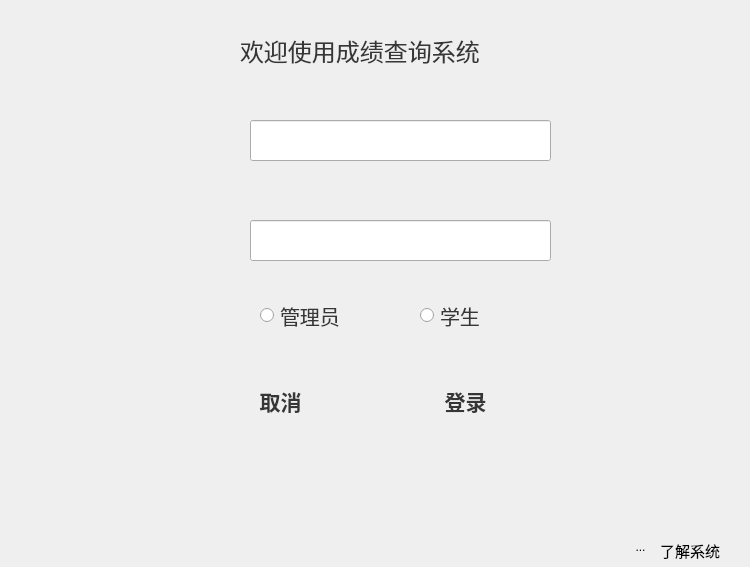
<?xml version="1.0" encoding="UTF-8"?>
<ui version="4.0">
 <class>MainWindow</class>
 <widget class="QMainWindow" name="MainWindow">
  <property name="geometry">
   <rect>
    <x>0</x>
    <y>0</y>
    <width>750</width>
    <height>567</height>
   </rect>
  </property>
  <property name="windowTitle">
   <string>MainWindow</string>
  </property>
  <widget class="QWidget" name="centralWidget">
   <widget class="QLabel" name="label">
    <property name="geometry">
     <rect>
      <x>240</x>
      <y>30</y>
      <width>311</width>
      <height>41</height>
     </rect>
    </property>
    <property name="font">
     <font>
      <pointsize>18</pointsize>
     </font>
    </property>
    <property name="styleSheet">
     <string notr="true">color:rgb(54, 54, 54)</string>
    </property>
    <property name="text">
     <string>欢迎使用成绩查询系统</string>
    </property>
   </widget>
   <widget class="QLabel" name="label_2">
    <property name="geometry">
     <rect>
      <x>190</x>
      <y>120</y>
      <width>51</width>
      <height>51</height>
     </rect>
    </property>
    <property name="text">
     <string/>
    </property>
    <property name="textFormat">
     <enum>Qt::RichText</enum>
    </property>
    <property name="pixmap">
     <pixmap>:/img/下载.jpg</pixmap>
    </property>
    <property name="scaledContents">
     <bool>true</bool>
    </property>
    <property name="alignment">
     <set>Qt::AlignCenter</set>
    </property>
    <property name="wordWrap">
     <bool>false</bool>
    </property>
   </widget>
   <widget class="QLabel" name="label_3">
    <property name="geometry">
     <rect>
      <x>190</x>
      <y>220</y>
      <width>51</width>
      <height>51</height>
     </rect>
    </property>
    <property name="text">
     <string/>
    </property>
    <property name="pixmap">
     <pixmap>:/img/下载 (1).jpg</pixmap>
    </property>
    <property name="scaledContents">
     <bool>true</bool>
    </property>
   </widget>
   <widget class="QLineEdit" name="username">
    <property name="geometry">
     <rect>
      <x>250</x>
      <y>120</y>
      <width>301</width>
      <height>41</height>
     </rect>
    </property>
    <property name="font">
     <font>
      <pointsize>15</pointsize>
     </font>
    </property>
    <property name="clearButtonEnabled">
     <bool>false</bool>
    </property>
   </widget>
   <widget class="QLineEdit" name="password">
    <property name="geometry">
     <rect>
      <x>250</x>
      <y>220</y>
      <width>301</width>
      <height>41</height>
     </rect>
    </property>
    <property name="font">
     <font>
      <pointsize>15</pointsize>
     </font>
    </property>
   </widget>
   <widget class="QRadioButton" name="radioButton_addmin">
    <property name="geometry">
     <rect>
      <x>260</x>
      <y>300</y>
      <width>101</width>
      <height>31</height>
     </rect>
    </property>
    <property name="font">
     <font>
      <pointsize>15</pointsize>
     </font>
    </property>
    <property name="styleSheet">
     <string notr="true">color:rgb(54, 54, 54)</string>
    </property>
    <property name="text">
     <string>管理员</string>
    </property>
   </widget>
   <widget class="QRadioButton" name="radioButton_stu">
    <property name="geometry">
     <rect>
      <x>420</x>
      <y>300</y>
      <width>81</width>
      <height>31</height>
     </rect>
    </property>
    <property name="font">
     <font>
      <pointsize>15</pointsize>
     </font>
    </property>
    <property name="styleSheet">
     <string notr="true">color:rgb(54, 54, 54)</string>
    </property>
    <property name="text">
     <string>学生</string>
    </property>
   </widget>
   <widget class="QPushButton" name="pushButton_cannel">
    <property name="geometry">
     <rect>
      <x>220</x>
      <y>380</y>
      <width>121</width>
      <height>41</height>
     </rect>
    </property>
    <property name="font">
     <font>
      <pointsize>16</pointsize>
      <weight>75</weight>
      <bold>true</bold>
     </font>
    </property>
    <property name="styleSheet">
     <string notr="true">color:rgb(54, 54, 54)</string>
    </property>
    <property name="text">
     <string>取消</string>
    </property>
    <property name="default">
     <bool>true</bool>
    </property>
    <property name="flat">
     <bool>true</bool>
    </property>
   </widget>
   <widget class="QPushButton" name="pushButton_login">
    <property name="geometry">
     <rect>
      <x>400</x>
      <y>380</y>
      <width>131</width>
      <height>41</height>
     </rect>
    </property>
    <property name="font">
     <font>
      <family>Agency FB</family>
      <pointsize>16</pointsize>
      <weight>75</weight>
      <italic>false</italic>
      <bold>true</bold>
     </font>
    </property>
    <property name="styleSheet">
     <string notr="true">color:rgb(54, 54, 54)</string>
    </property>
    <property name="text">
     <string>登录</string>
    </property>
    <property name="autoDefault">
     <bool>false</bool>
    </property>
    <property name="default">
     <bool>true</bool>
    </property>
    <property name="flat">
     <bool>true</bool>
    </property>
   </widget>
   <widget class="QToolButton" name="toolButton">
    <property name="geometry">
     <rect>
      <x>620</x>
      <y>530</y>
      <width>41</width>
      <height>34</height>
     </rect>
    </property>
    <property name="styleSheet">
     <string notr="true">QToolButton{
min-height:20;
border-style:solid;
border-top-left-radius:2px;
border-top-right-radius:2px;

}</string>
    </property>
    <property name="text">
     <string>...</string>
    </property>
    <property name="autoRaise">
     <bool>false</bool>
    </property>
    <property name="arrowType">
     <enum>Qt::NoArrow</enum>
    </property>
   </widget>
   <widget class="QLabel" name="label_4">
    <property name="geometry">
     <rect>
      <x>660</x>
      <y>540</y>
      <width>81</width>
      <height>21</height>
     </rect>
    </property>
    <property name="font">
     <font>
      <pointsize>11</pointsize>
     </font>
    </property>
    <property name="text">
     <string>了解系统</string>
    </property>
   </widget>
   <widget class="QLabel" name="label_5">
    <property name="geometry">
     <rect>
      <x>0</x>
      <y>-10</y>
      <width>751</width>
      <height>611</height>
     </rect>
    </property>
    <property name="font">
     <font>
      <weight>75</weight>
      <bold>true</bold>
     </font>
    </property>
    <property name="text">
     <string/>
    </property>
    <property name="pixmap">
     <pixmap resource="background.qrc">:/new/prefix1/img/u=3644447688,4249624897&amp;fm=26&amp;fmt=auto.webp</pixmap>
    </property>
    <property name="scaledContents">
     <bool>true</bool>
    </property>
   </widget>
   <zorder>label_5</zorder>
   <zorder>label</zorder>
   <zorder>label_2</zorder>
   <zorder>label_3</zorder>
   <zorder>username</zorder>
   <zorder>password</zorder>
   <zorder>radioButton_addmin</zorder>
   <zorder>radioButton_stu</zorder>
   <zorder>pushButton_cannel</zorder>
   <zorder>pushButton_login</zorder>
   <zorder>toolButton</zorder>
   <zorder>label_4</zorder>
  </widget>
 </widget>
 <layoutdefault spacing="6" margin="11"/>
 <resources>
  <include location="background.qrc"/>
 </resources>
 <connections/>
</ui>
